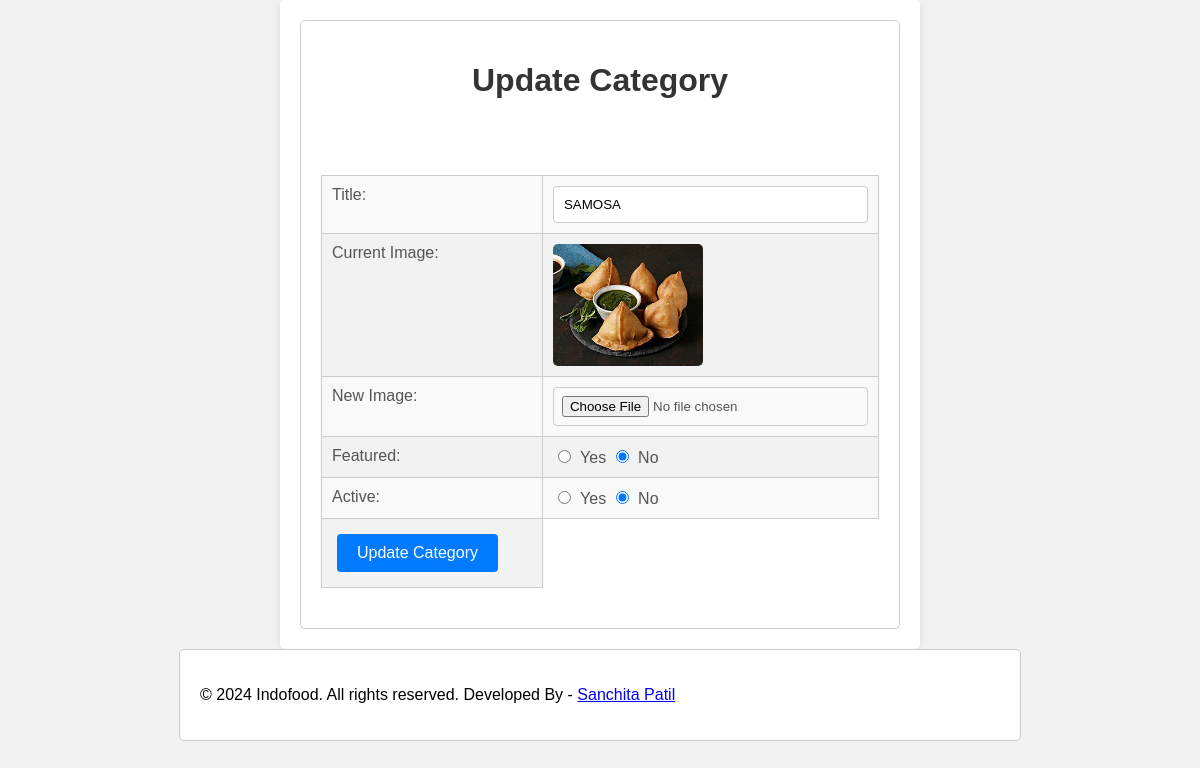
The page /update-category.php?id=3 on the database its author committed.
### tables this page shows
CREATE TABLE `tbl_category` (
  `id` int(10) UNSIGNED NOT NULL,
  `title` varchar(100) NOT NULL,
  `image_name` varchar(255) NOT NULL,
  `featured` varchar(10) NOT NULL,
  `active` varchar(10) NOT NULL
);

### update-category.php (the view, shortened to what this page needs)
<?php include('constants.php'); ?>
<link rel="stylesheet" href="all.css">
<div class="main-content">
    <div class="wrapper">
        <h1>Update Category</h1>
        <br><br>
        <?php
            if(isset($_GET['id']))
            {
                $id = $_GET['id'];
                $sql = "SELECT * FROM tbl_category WHERE id=$id";
                $res = mysqli_query($conn, $sql);
                $count = mysqli_num_rows($res);
                if($count == 1)
                {
                    $row = mysqli_fetch_assoc($res);
                    $title = $row['title'];
                    $current_image = $row['image_name'];
                    $featured = $row['featured'];
                    $active = $row['active'];
                }
                else
                {
                    $_SESSION['no-category-found'] = "<div class='error'>Category not Found.</div>";
                    header('location:'.SITEURL.'manage-category.php');
                }
            }
            else
            {
                header('location:'.SITEURL.'manage-category.php');
            }
        ?>
        <form action="" method="POST" enctype="multipart/form-data">
            <table class="tbl-30">
                <tr>
                    <td>Title: </td>
                    <td>
                        <input type="text" name="title" value="<?php echo $title; ?>">
                    </td>
                </tr>
                <tr>
                    <td>Current Image: </td>
                    <td>
                        <?php
                            if($current_image != "")
                            {
                                ?>
                                <img src="<?php echo SITEURL; ?>images/<?php echo $current_image; ?>" width="150px">
                                <?php
                            }
                            else
                            {
                                echo "<div class='error'>Image Not Added.</div>";
                            }
                        ?>
                    </td>
                </tr>
                <tr>
                    <td>New Image: </td>
                    <td>
                        <input type="file" name="image">
                    </td>
                </tr>
                <tr>
                    <td>Featured: </td>
                    <td>
                        <input <?php if($featured=="Yes"){echo "checked";} ?> type="radio" name="featured" value="Yes"> Yes
                        <input <?php if($featured=="No"){echo "checked";} ?> type="radio" name="featured" value="No"> No
                    </td>
                </tr>
                <tr>
                    <td>Active: </td>
                    <td>
                        <input <?php if($active=="Yes"){echo "checked";} ?> type="radio" name="active" value="Yes"> Yes
                        <input <?php if($active=="No"){echo "checked";} ?> type="radio" name="active" value="No"> No
                    </td>
                </tr>
                <tr>
                    <td>
                        <input type="submit" name="submit" value="Update Category" class="btn-secondary">
                    </td>
                </tr>
            </table>
        </form>
    </div>
</div>
<?php include('footer.php'); ?>

### all.css (style rules this page uses)
h1, h2 { color: #333; }
table { width: 100%; border-collapse: collapse; margin-bottom: 20px; }
th, td { border: 1px solid #ccc; padding: 10px; text-align: left; }
.main-content { width: 80%; margin: auto; padding: 20px; background-color: white; border-radius: 8px; box-shadow: 0 0 10px rgba(0, 0, 0, 0.1); }
.wrapper { padding: 20px; }
h1 { text-align: center; color: #333; margin-bottom: 20px; }
.tbl-30 { width: 100%; margin: 20px 0; border-collapse: collapse; }
.tbl-30 tr { background-color: #f9f9f9; }
.tbl-30 tr:nth-child(even) { background-color: #f2f2f2; }
.tbl-30 td { padding: 10px; color: #555; }
input[type="text"], input[type="file"] { width: 100%; padding: 8px; border: 1px solid #ccc; border-radius: 4px; }
input[type="radio"] { margin-right: 5px; }
.btn-secondary { background-color: #4CAF50; color: white; padding: 10px 15px; border: none; border-radius: 4px; cursor: pointer; font-size: 16px; }
.main-content { margin: 20px; }
.btn-primary, .btn-secondary, .btn-danger { padding: 5px 10px; text-decoration: none; border-radius: 5px; color: white; }
.btn-secondary { background-color: #008CBA; }
.main-content { margin: 20px auto; padding: 20px; background: #fff; box-shadow: 0 0 10px rgba(0, 0, 0, 0.1); border-radius: 8px; }
.wrapper { max-width: 1200px; margin: 0 auto; }
h1 { text-align: center; color: #333; }
.btn-primary, .btn-secondary, .btn-danger { padding: 10px 15px; border-radius: 5px; color: white; text-decoration: none; margin: 5px; }
img { max-width: 100%; height: auto; border-radius: 5px; }
.main-content { padding: 20px; background-color: #f9f9f9; border-radius: 5px; }
.wrapper { max-width: 800px; margin: 0 auto; padding: 20px; border: 1px solid #ccc; border-radius: 5px; background-color: #ffffff; }
.tbl-30 { width: 100%; margin: 20px 0; }
.tbl-30 td { padding: 10px; }
.btn-secondary { background-color: #007bff; color: #fff; border: none; padding: 10px 15px; border-radius: 5px; cursor: pointer; }
.main-content { max-width: 600px; margin: auto; background: #fff; padding: 20px; border-radius: 5px; box-shadow: 0 2px 10px rgba(0, 0, 0, 0.1); }
.wrapper { margin: 0 auto; }
.tbl-30 td { padding: 10px; vertical-align: top; }
.tbl-30 input[type="text"] { width: 100%; padding: 10px; border: 1px solid #ccc; border-radius: 4px; box-sizing: border-box; }
.btn-secondary { background-color: #007bff; color: white; border: none; padding: 10px 20px; border-radius: 4px; cursor: pointer; }

### rows shown on the page
tbl_category: title "SAMOSA", image_name (picture), featured "☑", active "☑"
